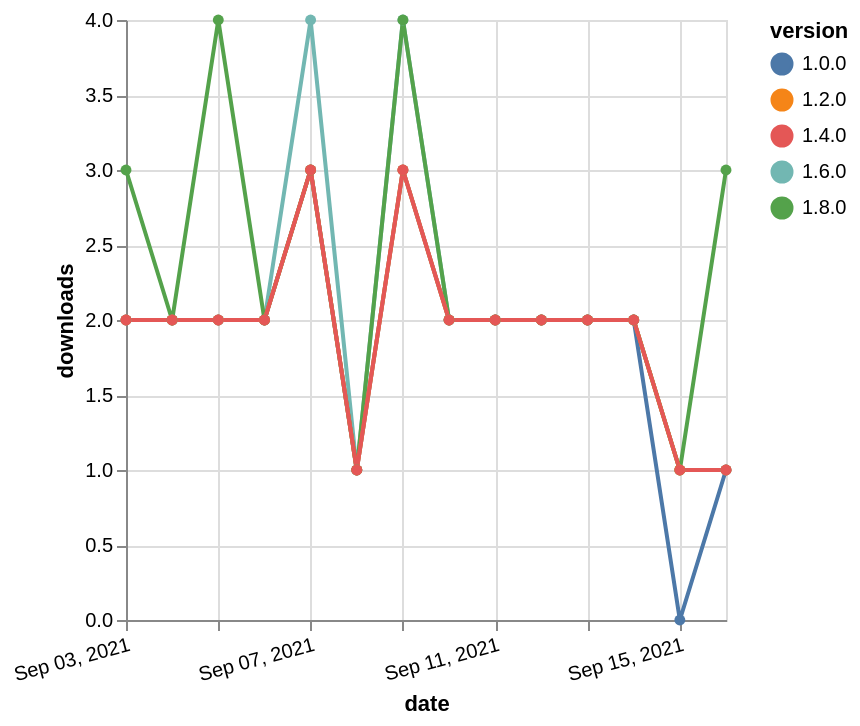

Vega-Lite specification for this chart:
### Vega-Lite specification from a JSON file in a GitHub repository (floating-point values rounded to 4 significant figures)
{"$schema": "https://vega.github.io/schema/vega-lite/v5.json", "description": "A simple bar chart with embedded data.", "data": {"values": [{"date": "2021-09-03", "total": 713, "delta": 2, "version": "1.6.0"}, {"date": "2021-09-04", "total": 715, "delta": 2, "version": "1.6.0"}, {"date": "2021-09-05", "total": 717, "delta": 2, "version": "1.6.0"}, {"date": "2021-09-06", "total": 719, "delta": 2, "version": "1.6.0"}, {"date": "2021-09-07", "total": 723, "delta": 4, "version": "1.6.0"}, {"date": "2021-09-08", "total": 724, "delta": 1, "version": "1.6.0"}, {"date": "2021-09-09", "total": 728, "delta": 4, "version": "1.6.0"}, {"date": "2021-09-10", "total": 730, "delta": 2, "version": "1.6.0"}, {"date": "2021-09-11", "total": 732, "delta": 2, "version": "1.6.0"}, {"date": "2021-09-12", "total": 734, "delta": 2, "version": "1.6.0"}, {"date": "2021-09-13", "total": 736, "delta": 2, "version": "1.6.0"}, {"date": "2021-09-14", "total": 738, "delta": 2, "version": "1.6.0"}, {"date": "2021-09-15", "total": 739, "delta": 1, "version": "1.6.0"}, {"date": "2021-09-16", "total": 740, "delta": 1, "version": "1.6.0"}, {"date": "2021-09-03", "total": 228, "delta": 3, "version": "1.8.0"}, {"date": "2021-09-04", "total": 230, "delta": 2, "version": "1.8.0"}, {"date": "2021-09-05", "total": 234, "delta": 4, "version": "1.8.0"}, {"date": "2021-09-06", "total": 236, "delta": 2, "version": "1.8.0"}, {"date": "2021-09-07", "total": 239, "delta": 3, "version": "1.8.0"}, {"date": "2021-09-08", "total": 240, "delta": 1, "version": "1.8.0"}, {"date": "2021-09-09", "total": 244, "delta": 4, "version": "1.8.0"}, {"date": "2021-09-10", "total": 246, "delta": 2, "version": "1.8.0"}, {"date": "2021-09-11", "total": 248, "delta": 2, "version": "1.8.0"}, {"date": "2021-09-12", "total": 250, "delta": 2, "version": "1.8.0"}, {"date": "2021-09-13", "total": 252, "delta": 2, "version": "1.8.0"}, {"date": "2021-09-14", "total": 254, "delta": 2, "version": "1.8.0"}, {"date": "2021-09-15", "total": 255, "delta": 1, "version": "1.8.0"}, {"date": "2021-09-16", "total": 258, "delta": 3, "version": "1.8.0"}, {"date": "2021-09-03", "total": 1656, "delta": 2, "version": "1.0.0"}, {"date": "2021-09-04", "total": 1658, "delta": 2, "version": "1.0.0"}, {"date": "2021-09-05", "total": 1660, "delta": 2, "version": "1.0.0"}, {"date": "2021-09-06", "total": 1662, "delta": 2, "version": "1.0.0"}, {"date": "2021-09-07", "total": 1665, "delta": 3, "version": "1.0.0"}, {"date": "2021-09-08", "total": 1666, "delta": 1, "version": "1.0.0"}, {"date": "2021-09-09", "total": 1669, "delta": 3, "version": "1.0.0"}, {"date": "2021-09-10", "total": 1671, "delta": 2, "version": "1.0.0"}, {"date": "2021-09-11", "total": 1673, "delta": 2, "version": "1.0.0"}, {"date": "2021-09-12", "total": 1675, "delta": 2, "version": "1.0.0"}, {"date": "2021-09-13", "total": 1677, "delta": 2, "version": "1.0.0"}, {"date": "2021-09-14", "total": 1679, "delta": 2, "version": "1.0.0"}, {"date": "2021-09-15", "total": 1679, "delta": 0, "version": "1.0.0"}, {"date": "2021-09-16", "total": 1680, "delta": 1, "version": "1.0.0"}, {"date": "2021-09-03", "total": 1462, "delta": 2, "version": "1.2.0"}, {"date": "2021-09-04", "total": 1464, "delta": 2, "version": "1.2.0"}, {"date": "2021-09-05", "total": 1466, "delta": 2, "version": "1.2.0"}, {"date": "2021-09-06", "total": 1468, "delta": 2, "version": "1.2.0"}, {"date": "2021-09-07", "total": 1471, "delta": 3, "version": "1.2.0"}, {"date": "2021-09-08", "total": 1472, "delta": 1, "version": "1.2.0"}, {"date": "2021-09-09", "total": 1475, "delta": 3, "version": "1.2.0"}, {"date": "2021-09-10", "total": 1477, "delta": 2, "version": "1.2.0"}, {"date": "2021-09-11", "total": 1479, "delta": 2, "version": "1.2.0"}, {"date": "2021-09-12", "total": 1481, "delta": 2, "version": "1.2.0"}, {"date": "2021-09-13", "total": 1483, "delta": 2, "version": "1.2.0"}, {"date": "2021-09-14", "total": 1485, "delta": 2, "version": "1.2.0"}, {"date": "2021-09-15", "total": 1486, "delta": 1, "version": "1.2.0"}, {"date": "2021-09-16", "total": 1487, "delta": 1, "version": "1.2.0"}, {"date": "2021-09-03", "total": 1002, "delta": 2, "version": "1.4.0"}, {"date": "2021-09-04", "total": 1004, "delta": 2, "version": "1.4.0"}, {"date": "2021-09-05", "total": 1006, "delta": 2, "version": "1.4.0"}, {"date": "2021-09-06", "total": 1008, "delta": 2, "version": "1.4.0"}, {"date": "2021-09-07", "total": 1011, "delta": 3, "version": "1.4.0"}, {"date": "2021-09-08", "total": 1012, "delta": 1, "version": "1.4.0"}, {"date": "2021-09-09", "total": 1015, "delta": 3, "version": "1.4.0"}, {"date": "2021-09-10", "total": 1017, "delta": 2, "version": "1.4.0"}, {"date": "2021-09-11", "total": 1019, "delta": 2, "version": "1.4.0"}, {"date": "2021-09-12", "total": 1021, "delta": 2, "version": "1.4.0"}, {"date": "2021-09-13", "total": 1023, "delta": 2, "version": "1.4.0"}, {"date": "2021-09-14", "total": 1025, "delta": 2, "version": "1.4.0"}, {"date": "2021-09-15", "total": 1026, "delta": 1, "version": "1.4.0"}, {"date": "2021-09-16", "total": 1027, "delta": 1, "version": "1.4.0"}]}, "width": "container", "mark": {"type": "line", "point": {"filled": true}}, "encoding": {"x": {"field": "date", "type": "temporal", "timeUnit": "yearmonthdate", "title": "date", "axis": {"labelAngle": -15}}, "y": {"field": "delta", "type": "quantitative", "title": "downloads"}, "color": {"field": "version", "type": "nominal"}, "tooltip": {"field": "delta"}}}
